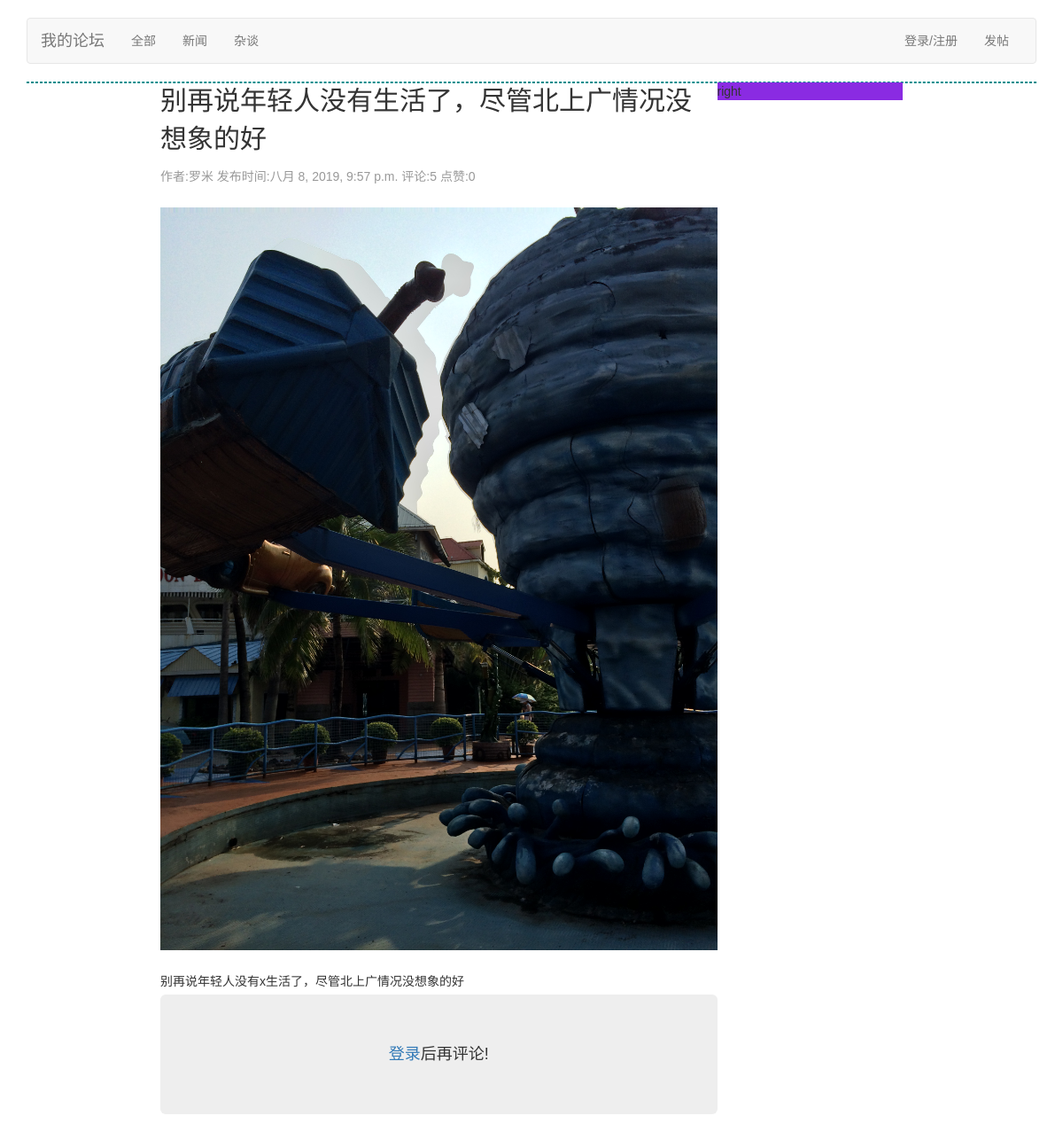
The page /bbs/detail/2 on the database its author committed.
### bbs/models.py (models this page shows, shortened)
class Category(models.Model):
    name=models.CharField(max_length=64,unique=True)
    brief=models.CharField(null=True,blank=True,max_length=255,verbose_name='板块介绍')
    set_as_top_menu=models.BooleanField(default=False,verbose_name='是否首页显示')
    position_index=models.SmallIntegerField(verbose_name='标题排序')
    admins=models.ManyToManyField('UserProfile',blank=True)     #blank=True表示可以为空，blank则用于做空字段的校验。
    '''定义str函数，这样在django后台的外键下拉框里面就会显示对应的name的值，而不是返回一个object的对象'''

class Article(models.Model):
    title=models.CharField('文章标题',max_length=255)
    brief=models.CharField(null=True,blank=True,max_length=255,verbose_name='文章简介') #null=True只是用于在数据库中存储空值，并不用于校验
    category=models.ForeignKey('Category',on_delete=models.CASCADE)
    content=models.TextField(u'文章内容')
    author=models.ForeignKey('UserProfile',on_delete=models.CASCADE)
    pub_date=models.DateTimeField('发布时间',blank=True,null=True)                     #这里不能创建的时候就填时间，因为有时候是草稿，这时候不能把草稿当作发布时间
    last_modify=models.DateTimeField(auto_now=True)     #每次修改都会更新时间
    priority=models.IntegerField(verbose_name='优先级',default=1000)
    head_img=models.ImageField('文章图片',upload_to='uploads')
    status_choice=(
        ('draft','草稿'),
        ('published','已发布'),
        ('hidden','隐藏'),
    )
    status=models.CharField(choices=status_choice,default='published',max_length=32)
    '''
    clean 用于对表里面的输入做验证，这样就不用前端去做判断了。
    如下方法：
    如果状态类型是草稿，那么就不能给这个文章的pub_date赋值，这时候就返回一个错误信息。
    如果是已发布状态且pub_date是空的，那么就给pub_date这个字段填上当前时间。
    '''
    def clean(self):
        if self.status == 'draft' and self.pub_date is not None:
            raise ValidationError(('Draft entries may not have a publication date.'))
        if self.status == 'published' and self.pub_date is None:
            self.pub_date = datetime.date.today()

class UserProfile(models.Model):
    user = models.OneToOneField(User,on_delete=models.CASCADE)
    name=models.CharField(max_length=32)
    signature=models.CharField(max_length=255,blank=True,null=True) #blank=True表示用户可以不填写这个字段，null=True表示允许数据库存储空字段。
    head_img=models.ImageField(height_field=150,width_field=150,blank=True,null=True)

### bbs/views.py (the view)
# urls.py: re_path('detail/(\d+)', views.article_detail, name='article_detail'),
def article_detail(request,article_id):
    article_obj=models.Article.objects.get(id=article_id)
    comment_tree=comment_handler.build_tree(article_obj.comment_set.select_related())
    return render(request, 'bbs/article_detail.html', {'article_obj':article_obj, 'category_list':category_list})

### bbs/comment_handler.py (called while the page is built)
def add_node(tree_dic,comment):
    if comment.parent_comment is None:
        tree_dic[comment]={}
    else:
        for k,v in tree_dic.items():
            if k == comment.parent_comment:
                tree_dic[comment.parent_comment][comment]={}
            else:
                add_node(v,comment)

def build_tree(comment_set):
    tree_dic={}
    for comment in comment_set:
        print(comment.parent_comment)
        add_node(tree_dic,comment)
    return tree_dic

### bbs/templatetags/custom.py (called while the page is built)
@register.simple_tag
def truncate_url(img_obj):
    return img_obj.split('/', maxsplit=1)[-1]    #和上面的join取得的结果是一样的

@register.simple_tag
def filter_comment(article_obj):
    query_set=article_obj.comment_set.select_related()
    comments={
        'comment_count':query_set.filter(comment_type=1).count(),
        'thumb_count':query_set.filter(comment_type=2).count(),
    }
    return comments

### templates/bbs/article_detail.html (shortened to what this page needs)
{% extends 'base.html' %}
{% load  custom static %}
{% block page-container %}
    <div class="wrap-left">
        <div class="article-title-bg">{{ article_obj.title }}</div>
        <div class="article-title-brief">
            <span>作者:{{ article_obj.author.name }}</span>
            <span>发布时间:{{ article_obj.pub_date }}</span>
            <span>
                {% filter_comment article_obj as comments %}
                评论:{{ comments.comment_count }}
                点赞:{{ comments.thumb_count }}
            </span>
        </div>
        <div class="article-content">
            {% truncate_url article_obj.head_img.url as imgpath %}
            <img class="article-detail-head-img" src="{% static imgpath %}"/>
            {{ article_obj.content }}
        </div>
        <div class="comment-box">
            {% if request.user.is_authenticated %}
                <div class="comment-area">
                <textarea class="form-control" rows="4"></textarea>
                <button class="btn btn-sm btn-primary pull-right" style="margin-top:10px;">评论</button>
                </div>
            {% else %}
                <div class="jumbotron" style="text-align: center">
                    <h4><a class="btn-link" href="{% url 'login' %}?next={{ request.path_info }}">登录</a>后再评论!</h4>
                </div>
            {% endif %}
        </div>
    </div>
    <div class="wrap-right">
        right
    </div>
{% endblock %}

### templates/base.html (shortened to what this page needs)
{% load custom static %}
<!DOCTYPE html>
<html lang="zh-CN">
<head>
    <link href="/static/bootstrap-3.3.7-dist/css/bootstrap.min.css" rel="stylesheet">
    <link href="/static/bootstrap-3.3.7-dist/css/ie10-viewport-bug-workaround.css" rel="stylesheet">
    <link href="/static/bootstrap-3.3.7-dist/css/navbar.css" rel="stylesheet">
    <link href="/static/bootstrap-3.3.7-dist/css/custom.css" rel="stylesheet">
</head>
<body>
<div class="container">
    <nav class="navbar navbar-default">
        <div class="container-fluid">
            <div class="navbar-header">
                <a class="navbar-brand" href="/bbs">我的论坛</a>
            </div>
            <div id="navbar" class="navbar-collapse collapse">
                <ul class="nav navbar-nav">
                    {% for category in category_list %}
                        {% if category.id == category_obj.id %}
                            <li class="active"><a href="/bbs/category/{{ category.id }}">{{ category.name }}</a></li>
                        {% else %}
                            <li><a href="/bbs/category/{{ category.id }}">{{ category.name }}</a></li>
                        {% endif %}
                    {% endfor %}
                </ul>
                <ul class="nav navbar-nav navbar-right">
                    {% if request.user.is_authenticated %}
                        <li class=""><a
                                href="https://v3.bootcss.com/examples/navbar/">{{ request.user.userprofile.name }} <span
                                class="sr-only">(current)</span></a></li>
                        <li class=""><a href="{% url 'logout' %}">注销 <span class="sr-only">(current)</span></a></li>
                    {% else %}
                        <li class=""><a href="{% url 'login' %}">登录/注册 <span class="sr-only">(current)</span></a></li>
                    {% endif %}
                        <li class=""><a href="{% url 'new_article' %}">发帖</a> </li>
                </ul>
            </div>
        </div>
    </nav>
    <div class="page-container">
        {% block page-container %}{% endblock %}
    </div>
</div>
</body>
</html>

### rows shown on the page
Category: name "全部"
Category: name "新闻"
Category: name "杂谈"
Article: title "别再说年轻人没有生活了，尽管北上广情况没想象的好", author.name "罗米", pub_date "八月 8, 2019, 9:57 p.m.", content "别再说年轻人没有x生活了，尽管北上广情况没想象的好"

### other values the page prints
{{ comments.comment_count }} "5"
{{ comments.thumb_count }} "0"
